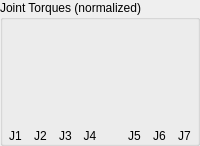
       <widget class="QGroupBox" name="tourques_groupbox">
        <property name="title">
         <string>Joint Torques (normalized)</string>
        </property>
        <layout class="QHBoxLayout" name="horizontalLayout">
         <property name="spacing">
          <number>0</number>
         </property>
         <property name="leftMargin">
          <number>0</number>
         </property>
         <property name="topMargin">
          <number>9</number>
         </property>
         <property name="rightMargin">
          <number>0</number>
         </property>
         <property name="bottomMargin">
          <number>0</number>
         </property>
         <item>
          <layout class="QVBoxLayout" name="verticalLayout_25">
           <property name="spacing">
            <number>0</number>
           </property>
           <item>
            <layout class="QHBoxLayout" name="horizontalLayout_2">
             <property name="spacing">
              <number>0</number>
             </property>
             <item>
              <layout class="QVBoxLayout" name="verticalLayout_5">
               <property name="spacing">
                <number>0</number>
               </property>
               <item>
                <widget class="QwtThermo" name="tp_0">
                 <property name="sizePolicy">
                  <sizepolicy hsizetype="Fixed" vsizetype="MinimumExpanding">
                   <horstretch>0</horstretch>
                   <verstretch>0</verstretch>
                  </sizepolicy>
                 </property>
                 <property name="minimumSize">
                  <size>
                   <width>0</width>
                   <height>50</height>
                  </size>
                 </property>
                 <property name="autoFillBackground">
                  <bool>true</bool>
                 </property>
                 <property name="alarmEnabled">
                  <bool>true</bool>
                 </property>
                 <property name="alarmLevel">
                  <double>0.660000000000000</double>
                 </property>
                 <property name="scalePosition">
                  <enum>QwtThermo::NoScale</enum>
                 </property>
                 <property name="borderWidth">
                  <number>0</number>
                 </property>
                 <property name="pipeWidth">
                  <number>20</number>
                 </property>
                 <property name="value">
                  <double>0.900000000000000</double>
                 </property>
                </widget>
               </item>
               <item>
                <widget class="QwtThermo" name="tn_0">
                 <property name="sizePolicy">
                  <sizepolicy hsizetype="Fixed" vsizetype="MinimumExpanding">
                   <horstretch>0</horstretch>
                   <verstretch>0</verstretch>
                  </sizepolicy>
                 </property>
                 <property name="minimumSize">
                  <size>
                   <width>0</width>
                   <height>50</height>
                  </size>
                 </property>
                 <property name="autoFillBackground">
                  <bool>false</bool>
                 </property>
                 <property name="alarmEnabled">
                  <bool>true</bool>
                 </property>
                 <property name="alarmLevel">
                  <double>0.660000000000000</double>
                 </property>
                 <property name="scalePosition">
                  <enum>QwtThermo::NoScale</enum>
                 </property>
                 <property name="borderWidth">
                  <number>0</number>
                 </property>
                 <property name="pipeWidth">
                  <number>20</number>
                 </property>
                 <property name="value">
                  <double>0.900000000000000</double>
                 </property>
                </widget>
               </item>
              </layout>
             </item>
            </layout>
           </item>
           <item>
            <widget class="QLabel" name="label_21">
             <property name="text">
              <string>J1</string>
             </property>
             <property name="alignment">
              <set>Qt::AlignCenter</set>
             </property>
            </widget>
           </item>
          </layout>
         </item>
         <item>
          <layout class="QVBoxLayout" name="verticalLayout_26">
           <property name="spacing">
            <number>0</number>
           </property>
           <item>
            <layout class="QHBoxLayout" name="horizontalLayout_10">
             <property name="spacing">
              <number>0</number>
             </property>
             <item>
              <layout class="QVBoxLayout" name="verticalLayout_12">
               <property name="spacing">
                <number>0</number>
               </property>
               <item>
                <widget class="QwtThermo" name="tp_1">
                 <property name="sizePolicy">
                  <sizepolicy hsizetype="Fixed" vsizetype="MinimumExpanding">
                   <horstretch>0</horstretch>
                   <verstretch>0</verstretch>
                  </sizepolicy>
                 </property>
                 <property name="minimumSize">
                  <size>
                   <width>0</width>
                   <height>50</height>
                  </size>
                 </property>
                 <property name="autoFillBackground">
                  <bool>false</bool>
                 </property>
                 <property name="alarmEnabled">
                  <bool>true</bool>
                 </property>
                 <property name="alarmLevel">
                  <double>0.660000000000000</double>
                 </property>
                 <property name="scalePosition">
                  <enum>QwtThermo::NoScale</enum>
                 </property>
                 <property name="borderWidth">
                  <number>0</number>
                 </property>
                 <property name="pipeWidth">
                  <number>20</number>
                 </property>
                 <property name="value">
                  <double>0.900000000000000</double>
                 </property>
                </widget>
               </item>
               <item>
                <widget class="QwtThermo" name="tn_1">
                 <property name="sizePolicy">
                  <sizepolicy hsizetype="Fixed" vsizetype="MinimumExpanding">
                   <horstretch>0</horstretch>
                   <verstretch>0</verstretch>
                  </sizepolicy>
                 </property>
                 <property name="minimumSize">
                  <size>
                   <width>0</width>
                   <height>50</height>
                  </size>
                 </property>
                 <property name="autoFillBackground">
                  <bool>false</bool>
                 </property>
                 <property name="alarmEnabled">
                  <bool>true</bool>
                 </property>
                 <property name="alarmLevel">
                  <double>0.660000000000000</double>
                 </property>
                 <property name="scalePosition">
                  <enum>QwtThermo::NoScale</enum>
                 </property>
                 <property name="borderWidth">
                  <number>0</number>
                 </property>
                 <property name="pipeWidth">
                  <number>20</number>
                 </property>
                 <property name="value">
                  <double>0.900000000000000</double>
                 </property>
                </widget>
               </item>
              </layout>
             </item>
            </layout>
           </item>
           <item>
            <widget class="QLabel" name="label_22">
             <property name="text">
              <string>J2</string>
             </property>
             <property name="alignment">
              <set>Qt::AlignCenter</set>
             </property>
            </widget>
           </item>
          </layout>
         </item>
         <item>
          <layout class="QVBoxLayout" name="verticalLayout_27">
           <property name="spacing">
            <number>0</number>
           </property>
           <item>
            <layout class="QHBoxLayout" name="horizontalLayout_11">
             <property name="spacing">
              <number>0</number>
             </property>
             <item>
              <layout class="QVBoxLayout" name="verticalLayout_13">
               <property name="spacing">
                <number>0</number>
               </property>
               <item>
                <widget class="QwtThermo" name="tp_2">
                 <property name="sizePolicy">
                  <sizepolicy hsizetype="Fixed" vsizetype="MinimumExpanding">
                   <horstretch>0</horstretch>
                   <verstretch>0</verstretch>
                  </sizepolicy>
                 </property>
                 <property name="minimumSize">
                  <size>
                   <width>0</width>
                   <height>50</height>
                  </size>
                 </property>
                 <property name="autoFillBackground">
                  <bool>false</bool>
                 </property>
                 <property name="alarmEnabled">
                  <bool>true</bool>
                 </property>
                 <property name="alarmLevel">
                  <double>0.660000000000000</double>
                 </property>
                 <property name="scalePosition">
                  <enum>QwtThermo::NoScale</enum>
                 </property>
                 <property name="borderWidth">
                  <number>0</number>
                 </property>
                 <property name="pipeWidth">
                  <number>20</number>
                 </property>
                 <property name="value">
                  <double>0.900000000000000</double>
                 </property>
                </widget>
               </item>
               <item>
                <widget class="QwtThermo" name="tn_2">
                 <property name="sizePolicy">
                  <sizepolicy hsizetype="Fixed" vsizetype="MinimumExpanding">
                   <horstretch>0</horstretch>
                   <verstretch>0</verstretch>
                  </sizepolicy>
                 </property>
                 <property name="minimumSize">
                  <size>
                   <width>0</width>
                   <height>50</height>
                  </size>
                 </property>
                 <property name="autoFillBackground">
                  <bool>false</bool>
                 </property>
                 <property name="alarmEnabled">
                  <bool>true</bool>
                 </property>
                 <property name="alarmLevel">
                  <double>0.660000000000000</double>
                 </property>
                 <property name="scalePosition">
                  <enum>QwtThermo::NoScale</enum>
                 </property>
                 <property name="borderWidth">
                  <number>0</number>
                 </property>
                 <property name="pipeWidth">
                  <number>20</number>
                 </property>
                 <property name="value">
                  <double>0.900000000000000</double>
                 </property>
                </widget>
               </item>
              </layout>
             </item>
            </layout>
           </item>
           <item>
            <widget class="QLabel" name="label_23">
             <property name="text">
              <string>J3</string>
             </property>
             <property name="alignment">
              <set>Qt::AlignCenter</set>
             </property>
            </widget>
           </item>
          </layout>
         </item>
         <item>
          <layout class="QVBoxLayout" name="verticalLayout_28">
           <property name="spacing">
            <number>0</number>
           </property>
           <item>
            <layout class="QHBoxLayout" name="horizontalLayout_12">
             <property name="spacing">
              <number>0</number>
             </property>
             <item>
              <layout class="QVBoxLayout" name="verticalLayout_14">
               <property name="spacing">
                <number>0</number>
               </property>
               <item>
                <widget class="QwtThermo" name="tp_3">
                 <property name="sizePolicy">
                  <sizepolicy hsizetype="Fixed" vsizetype="MinimumExpanding">
                   <horstretch>0</horstretch>
                   <verstretch>0</verstretch>
                  </sizepolicy>
                 </property>
                 <property name="minimumSize">
                  <size>
                   <width>0</width>
                   <height>50</height>
                  </size>
                 </property>
                 <property name="autoFillBackground">
                  <bool>false</bool>
                 </property>
                 <property name="alarmEnabled">
                  <bool>true</bool>
                 </property>
                 <property name="alarmLevel">
                  <double>0.660000000000000</double>
                 </property>
                 <property name="scalePosition">
                  <enum>QwtThermo::NoScale</enum>
                 </property>
                 <property name="borderWidth">
                  <number>0</number>
                 </property>
                 <property name="pipeWidth">
                  <number>20</number>
                 </property>
                 <property name="value">
                  <double>0.900000000000000</double>
                 </property>
                </widget>
               </item>
               <item>
                <widget class="QwtThermo" name="tn_3">
                 <property name="sizePolicy">
                  <sizepolicy hsizetype="Fixed" vsizetype="MinimumExpanding">
                   <horstretch>0</horstretch>
                   <verstretch>0</verstretch>
                  </sizepolicy>
                 </property>
                 <property name="minimumSize">
                  <size>
                   <width>0</width>
                   <height>50</height>
                  </size>
                 </property>
                 <property name="autoFillBackground">
                  <bool>false</bool>
                 </property>
                 <property name="alarmEnabled">
                  <bool>true</bool>
                 </property>
                 <property name="alarmLevel">
                  <double>0.660000000000000</double>
                 </property>
                 <property name="scalePosition">
                  <enum>QwtThermo::NoScale</enum>
                 </property>
                 <property name="borderWidth">
                  <number>0</number>
                 </property>
                 <property name="pipeWidth">
                  <number>20</number>
                 </property>
                 <property name="value">
                  <double>0.900000000000000</double>
                 </property>
                </widget>
               </item>
              </layout>
             </item>
            </layout>
           </item>
           <item>
            <widget class="QLabel" name="label_24">
             <property name="text">
              <string>J4</string>
             </property>
             <property name="alignment">
              <set>Qt::AlignCenter</set>
             </property>
            </widget>
           </item>
          </layout>
         </item>
         <item>
          <spacer name="horizontalSpacer">
           <property name="orientation">
            <enum>Qt::Horizontal</enum>
           </property>
           <property name="sizeType">
            <enum>QSizePolicy::Fixed</enum>
           </property>
           <property name="sizeHint" stdset="0">
            <size>
             <width>20</width>
             <height>20</height>
            </size>
           </property>
          </spacer>
         </item>
         <item>
          <layout class="QVBoxLayout" name="verticalLayout_29">
           <property name="spacing">
            <number>0</number>
           </property>
           <item>
            <layout class="QHBoxLayout" name="horizontalLayout_13">
             <property name="spacing">
              <number>0</number>
             </property>
             <item>
              <layout class="QVBoxLayout" name="verticalLayout_15">
               <property name="spacing">
                <number>0</number>
               </property>
               <item>
                <widget class="QwtThermo" name="tp_4">
                 <property name="sizePolicy">
                  <sizepolicy hsizetype="Fixed" vsizetype="MinimumExpanding">
                   <horstretch>0</horstretch>
                   <verstretch>0</verstretch>
                  </sizepolicy>
                 </property>
                 <property name="minimumSize">
                  <size>
                   <width>0</width>
                   <height>50</height>
                  </size>
                 </property>
                 <property name="autoFillBackground">
                  <bool>false</bool>
                 </property>
                 <property name="alarmEnabled">
                  <bool>true</bool>
                 </property>
                 <property name="alarmLevel">
                  <double>0.660000000000000</double>
                 </property>
                 <property name="scalePosition">
                  <enum>QwtThermo::NoScale</enum>
                 </property>
                 <property name="borderWidth">
                  <number>0</number>
                 </property>
                 <property name="pipeWidth">
                  <number>20</number>
                 </property>
                 <property name="value">
                  <double>0.900000000000000</double>
                 </property>
                </widget>
               </item>
               <item>
                <widget class="QwtThermo" name="tn_4">
                 <property name="sizePolicy">
                  <sizepolicy hsizetype="Fixed" vsizetype="MinimumExpanding">
                   <horstretch>0</horstretch>
                   <verstretch>0</verstretch>
                  </sizepolicy>
                 </property>
                 <property name="minimumSize">
                  <size>
                   <width>0</width>
                   <height>50</height>
                  </size>
                 </property>
                 <property name="autoFillBackground">
                  <bool>false</bool>
                 </property>
                 <property name="alarmEnabled">
                  <bool>true</bool>
                 </property>
                 <property name="alarmLevel">
                  <double>0.660000000000000</double>
                 </property>
                 <property name="scalePosition">
                  <enum>QwtThermo::NoScale</enum>
                 </property>
                 <property name="borderWidth">
                  <number>0</number>
                 </property>
                 <property name="pipeWidth">
                  <number>20</number>
                 </property>
                 <property name="value">
                  <double>0.900000000000000</double>
                 </property>
                </widget>
               </item>
              </layout>
             </item>
            </layout>
           </item>
           <item>
            <widget class="QLabel" name="label_25">
             <property name="text">
              <string>J5</string>
             </property>
             <property name="alignment">
              <set>Qt::AlignCenter</set>
             </property>
            </widget>
           </item>
          </layout>
         </item>
         <item>
          <layout class="QVBoxLayout" name="verticalLayout_30">
           <property name="spacing">
            <number>0</number>
           </property>
           <item>
            <layout class="QHBoxLayout" name="horizontalLayout_14">
             <property name="spacing">
              <number>0</number>
             </property>
             <item>
              <layout class="QVBoxLayout" name="verticalLayout_16">
               <property name="spacing">
                <number>0</number>
               </property>
               <item>
                <widget class="QwtThermo" name="tp_5">
                 <property name="sizePolicy">
                  <sizepolicy hsizetype="Fixed" vsizetype="MinimumExpanding">
                   <horstretch>0</horstretch>
                   <verstretch>0</verstretch>
                  </sizepolicy>
                 </property>
                 <property name="minimumSize">
                  <size>
                   <width>0</width>
                   <height>50</height>
                  </size>
                 </property>
                 <property name="autoFillBackground">
                  <bool>false</bool>
                 </property>
                 <property name="alarmEnabled">
                  <bool>true</bool>
                 </property>
                 <property name="alarmLevel">
                  <double>0.660000000000000</double>
                 </property>
                 <property name="scalePosition">
                  <enum>QwtThermo::NoScale</enum>
                 </property>
                 <property name="borderWidth">
                  <number>0</number>
                 </property>
                 <property name="pipeWidth">
                  <number>20</number>
                 </property>
                 <property name="value">
                  <double>0.900000000000000</double>
                 </property>
                </widget>
               </item>
               <item>
                <widget class="QwtThermo" name="tn_5">
                 <property name="sizePolicy">
                  <sizepolicy hsizetype="Fixed" vsizetype="MinimumExpanding">
                   <horstretch>0</horstretch>
                   <verstretch>0</verstretch>
                  </sizepolicy>
                 </property>
                 <property name="minimumSize">
                  <size>
                   <width>0</width>
                   <height>50</height>
                  </size>
                 </property>
                 <property name="autoFillBackground">
                  <bool>false</bool>
                 </property>
                 <property name="alarmEnabled">
                  <bool>true</bool>
                 </property>
                 <property name="alarmLevel">
                  <double>0.660000000000000</double>
                 </property>
                 <property name="scalePosition">
                  <enum>QwtThermo::NoScale</enum>
                 </property>
                 <property name="borderWidth">
                  <number>0</number>
                 </property>
                 <property name="pipeWidth">
                  <number>20</number>
                 </property>
                 <property name="value">
                  <double>0.900000000000000</double>
                 </property>
                </widget>
               </item>
              </layout>
             </item>
            </layout>
           </item>
           <item>
            <widget class="QLabel" name="label_26">
             <property name="text">
              <string>J6</string>
             </property>
             <property name="alignment">
              <set>Qt::AlignCenter</set>
             </property>
            </widget>
           </item>
          </layout>
         </item>
         <item>
          <layout class="QVBoxLayout" name="verticalLayout_31">
           <property name="spacing">
            <number>0</number>
           </property>
           <item>
            <layout class="QHBoxLayout" name="horizontalLayout_15">
             <property name="spacing">
              <number>0</number>
             </property>
             <item>
              <layout class="QVBoxLayout" name="verticalLayout_17">
               <property name="spacing">
                <number>0</number>
               </property>
               <item>
                <widget class="QwtThermo" name="tp_6">
                 <property name="sizePolicy">
                  <sizepolicy hsizetype="Fixed" vsizetype="MinimumExpanding">
                   <horstretch>0</horstretch>
                   <verstretch>0</verstretch>
                  </sizepolicy>
                 </property>
                 <property name="minimumSize">
                  <size>
                   <width>0</width>
                   <height>50</height>
                  </size>
                 </property>
                 <property name="autoFillBackground">
                  <bool>false</bool>
                 </property>
                 <property name="alarmEnabled">
                  <bool>true</bool>
                 </property>
                 <property name="alarmLevel">
                  <double>0.660000000000000</double>
                 </property>
                 <property name="scalePosition">
                  <enum>QwtThermo::NoScale</enum>
                 </property>
                 <property name="borderWidth">
                  <number>0</number>
                 </property>
                 <property name="pipeWidth">
                  <number>20</number>
                 </property>
                 <property name="value">
                  <double>0.900000000000000</double>
                 </property>
                </widget>
               </item>
               <item>
                <widget class="QwtThermo" name="tn_6">
                 <property name="sizePolicy">
                  <sizepolicy hsizetype="Fixed" vsizetype="MinimumExpanding">
                   <horstretch>0</horstretch>
                   <verstretch>0</verstretch>
                  </sizepolicy>
                 </property>
                 <property name="minimumSize">
                  <size>
                   <width>0</width>
                   <height>50</height>
                  </size>
                 </property>
                 <property name="autoFillBackground">
                  <bool>false</bool>
                 </property>
                 <property name="alarmEnabled">
                  <bool>true</bool>
                 </property>
                 <property name="alarmLevel">
                  <double>0.660000000000000</double>
                 </property>
                 <property name="scalePosition">
                  <enum>QwtThermo::NoScale</enum>
                 </property>
                 <property name="borderWidth">
                  <number>0</number>
                 </property>
                 <property name="pipeWidth">
                  <number>20</number>
                 </property>
                 <property name="value">
                  <double>0.900000000000000</double>
                 </property>
                </widget>
               </item>
              </layout>
             </item>
            </layout>
           </item>
           <item>
            <widget class="QLabel" name="label_27">
             <property name="text">
              <string>J7</string>
             </property>
             <property name="alignment">
              <set>Qt::AlignCenter</set>
             </property>
            </widget>
           </item>
          </layout>
         </item>
        </layout>
       </widget>
